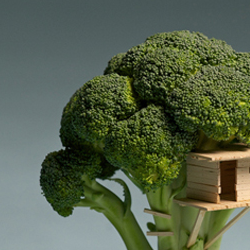
#> input picture broccoli_house_1.png, 250 x 250 px
$ python test.py
#> lines starting #> are read from the running program, lines starting #| are printed output that depends on the picture
import cv2
import numpy as np
from PIL import Image

imageContainer = Image.new("RGBA", (500,500), (0,0,0,0))
#> imageContainer: PIL image 500x500 RGBA; every value is 0

img = cv2.imread('broccoli_house_1.png')
#> img is the input picture: shape (250, 250, 3); mean B, G, R 75.4, 97.9, 86.6
rows,cols,ch = img.shape
#> rows = 250; cols = 250; ch = 3

pts1 = np.float32([[50,50],[200,50],[50,200]])
pts2 = np.float32([[10,100],[200,50],[100,250]])

M = cv2.getAffineTransform(pts1,pts2)

dst = cv2.warpAffine(img,M,(cols,rows))
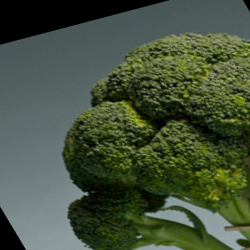
#> dst: shape (250, 250, 3); mean B, G, R 60.7, 81.9, 69.3

imageContainer.paste(Image.fromarray(dst), (0,0))
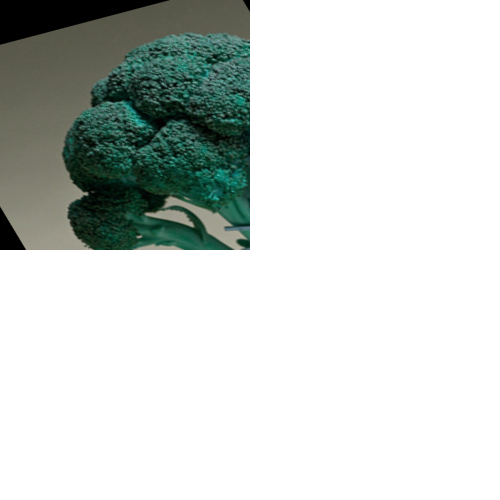
#> imageContainer: PIL image 500x500 RGBA; mean R, G, B, A 15.2, 20.5, 17.3, 63.8; transparent parts drawn white
imageContainer.show()

$ run again, with broccoli_house_2.png copied over broccoli_house_1.png
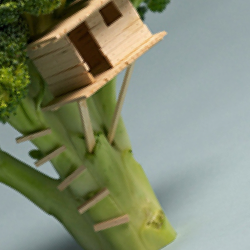
#> input picture broccoli_house_2.png, 250 x 250 px
#> img is the input picture: shape (250, 250, 3); mean B, G, R 114.1, 138.2, 130.2
#> `dst = cv2.warpAffine(img,M,(cols,rows))`:
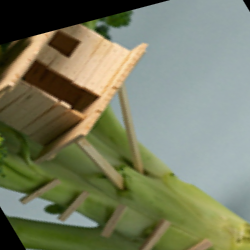
#> dst: shape (250, 250, 3); mean B, G, R 98.8, 124.7, 120.1
#> `imageContainer.paste(Image.fromarray(dst), (0,0))`:
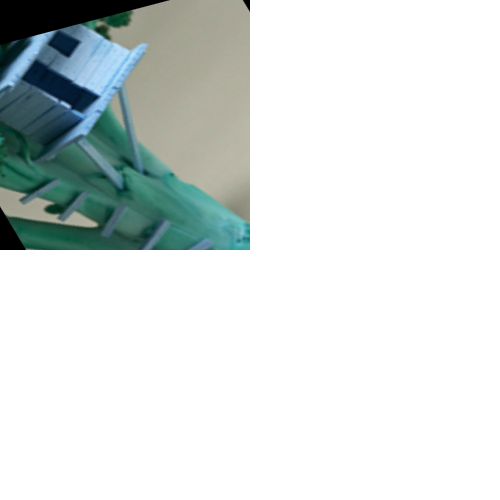
#> imageContainer: PIL image 500x500 RGBA; mean R, G, B, A 24.7, 31.2, 30, 63.8; transparent parts drawn white

$ run again, with points.png copied over broccoli_house_1.png
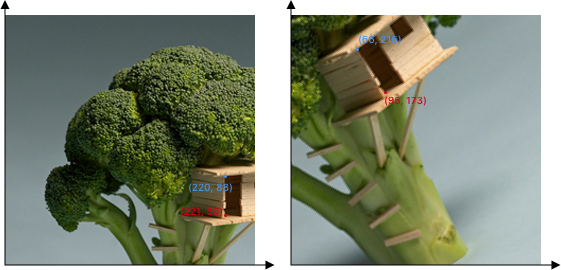
#> input picture points.png, 561 x 270 px
#> img is the input picture: shape (270, 561, 3); mean B, G, R 121.4, 140.3, 132.5
#> `dst = cv2.warpAffine(img,M,(cols,rows))`:
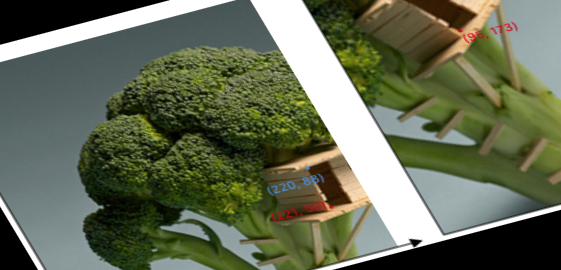
#> dst: shape (270, 561, 3); mean B, G, R 85.9, 108.7, 101.4
#> `imageContainer.paste(Image.fromarray(dst), (0,0))`:
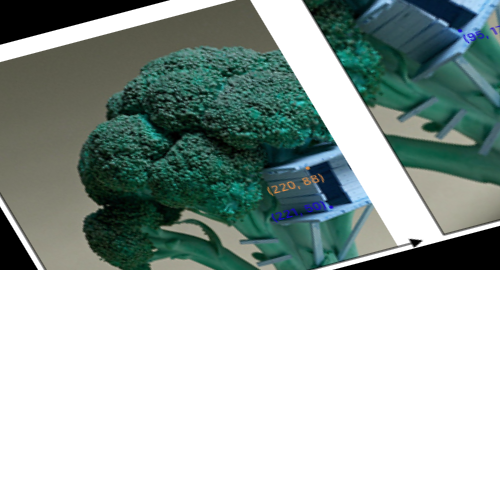
#> imageContainer: PIL image 500x500 RGBA; mean R, G, B, A 46.7, 58.9, 55, 137.7; transparent parts drawn white
